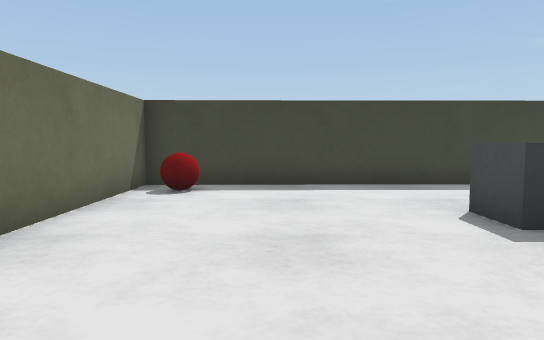
[1] (above)

21 first-person views from a walk through a world built for the Webots simulator. The camera is 0.05 m above the floor, tilts 4° down and sees 70° across. The floor is counted in squares, 0.05 m on a side. Each view is taken from the middle of a square. On the plan, view 1 faces up. The plan holds only what a view shows up to about 14 squares ahead; the rest is blank. Robots are left out. Simple shapes and patterns stand in for the simulator's stock objects.

[2]
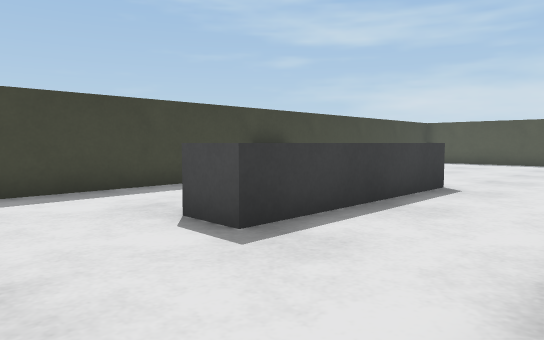

[3]
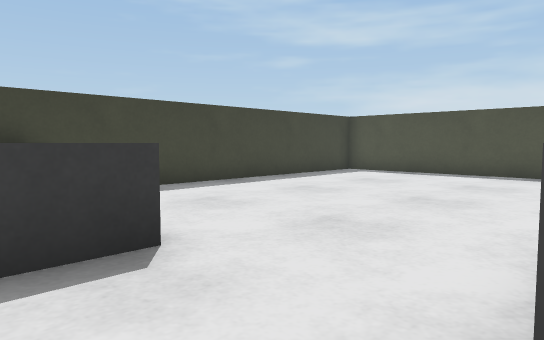

[4]
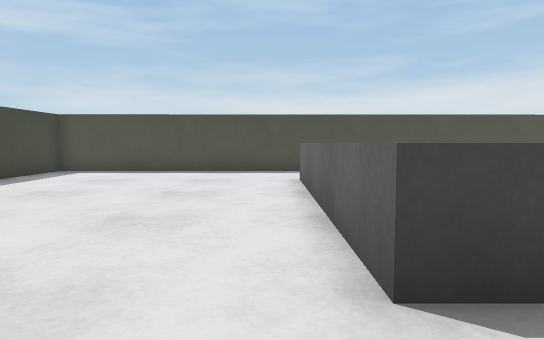

[5]
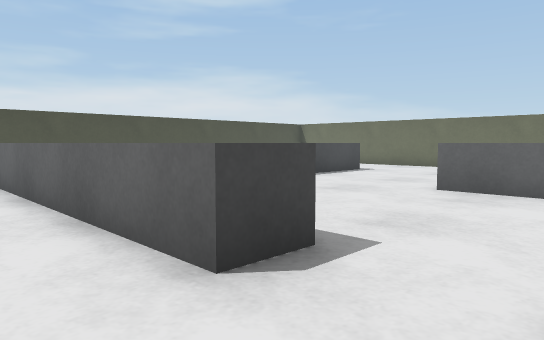

[6]
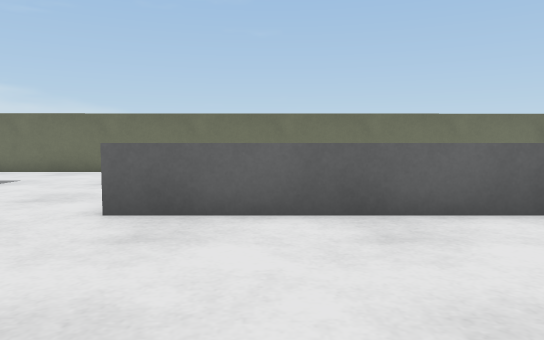

[7]
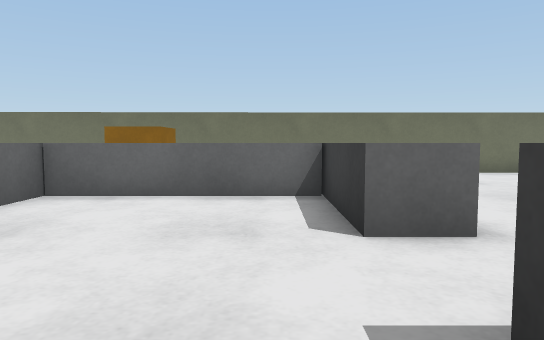

[8]
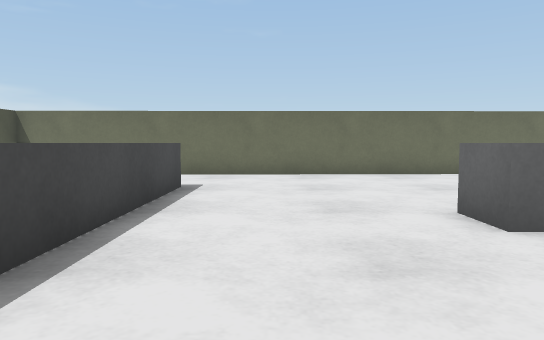

[9]
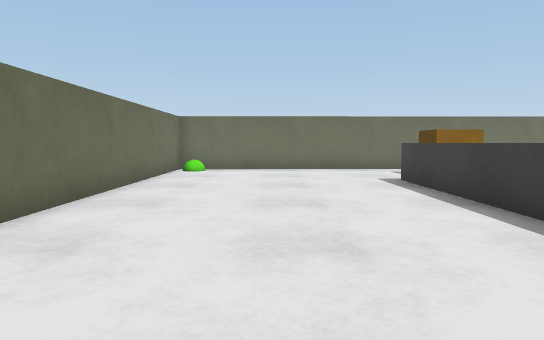

[10]
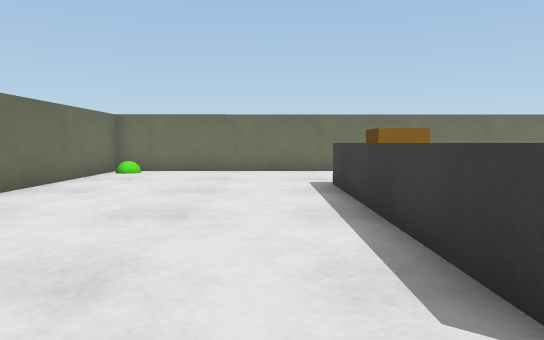

[11]
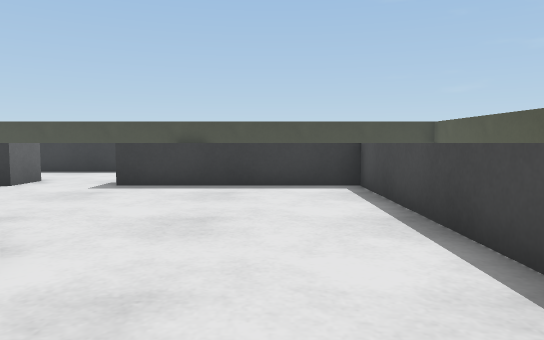

[12]
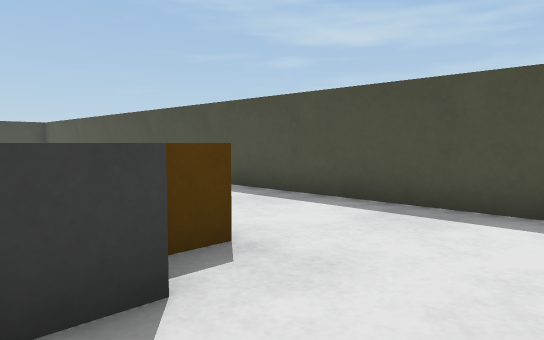

[13]
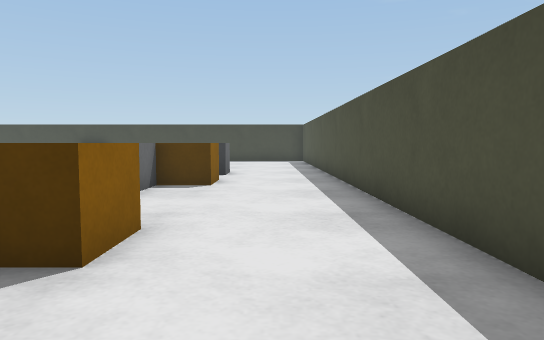

[14]
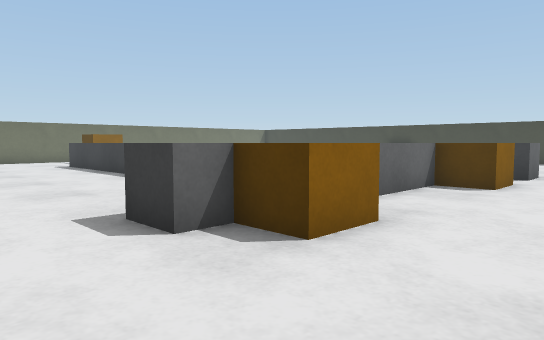

[15]
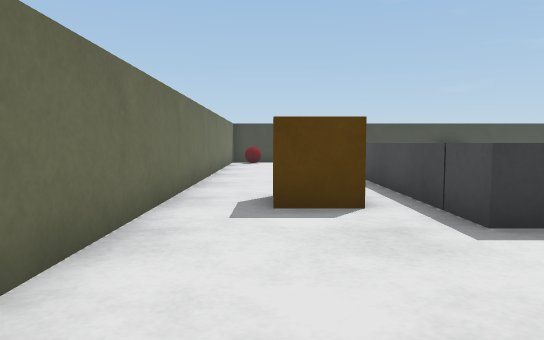

[16]
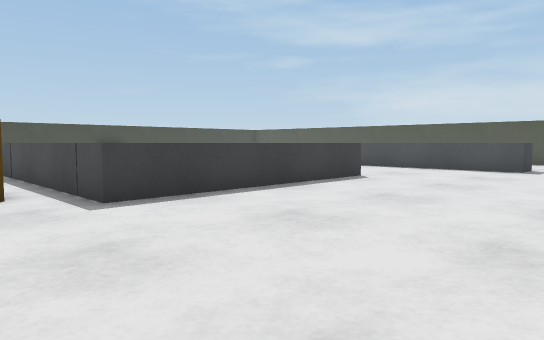

[17]
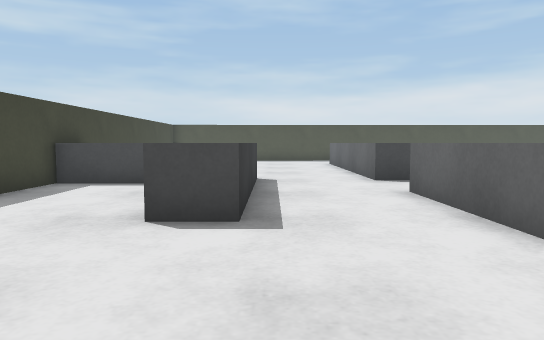

[18]
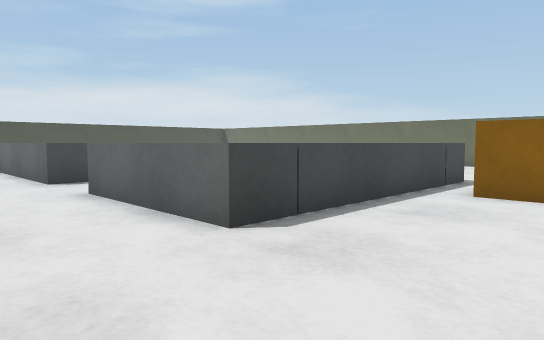

[19]
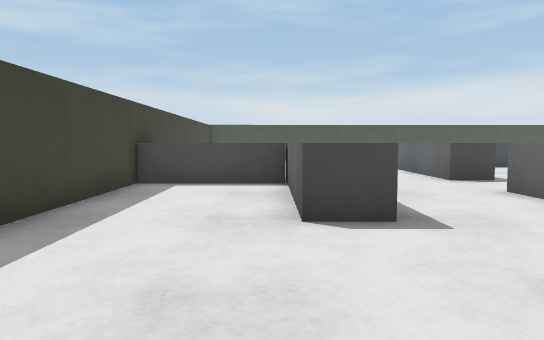

[20]
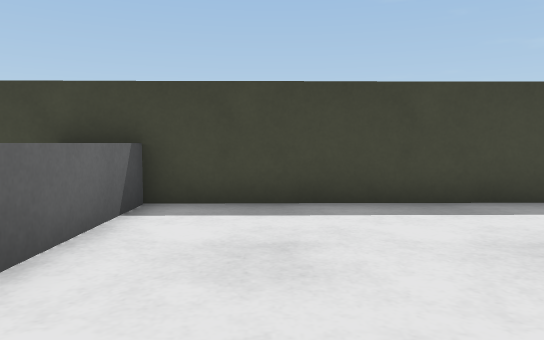

[21]
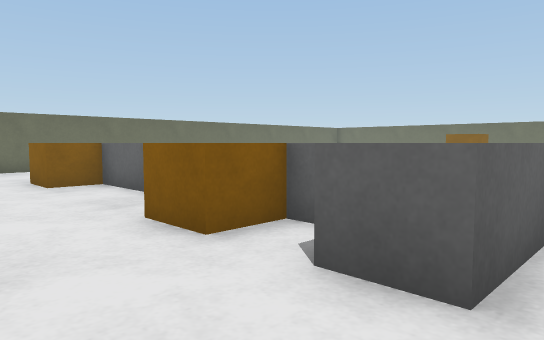

### Floor plan
Points are (right, up) in squares from view 1. A wall is a line through its corners. A room is listed if a view was taken in it or the views show most of it. See-through windows are left out.
Room 1 (views 1, 2, 3, 4, 5, 6, 7, 8, 9, 10, 11, 12, 13, 14, 15, 16, 17, 18, 19, 20, 21)
walls: (2.7, -5.3) (9.3, -5.3) (9.3, -6.5) (1.5, -6.5) (1.5, 1.2) (5.9, 1.2) (5.9, 0) (2.4, 0); (9, 4.4) (2.9, 4.4) (2.9, 5.6); (15.3, -8.9) (15.3, -9.8) (14.1, -9.8) (14.1, 0) (8.4, 0) (8.4, 1.2) (16.6, 1.2) (16.6, 0); (7.6, 9.3) (-3, 9.2) (-2.7, -13.5) (20, -13.2) (19.7, 9.5) (9.3, 9.4)
low walls: (2.7, 0) (2.7, -5.3); (15.3, -2.8) (15.3, -7.6); (15.3, -0.9) (15.3, -1.5); (16.6, 0) (16.1, 0); (2.9, 5.6) (7.2, 5.6)
objects: green ball (-2, -13); red ball (-2, 8); brown box (-1, -5) to (0, -4); grey box (8, 6) to (9, 9); brown box (16, -9) to (16, -8); brown box (16, -3) to (16, -2)

Positions as (right, up) in squares from view 1, and headings:
1: (0, 0), facing up
2: (0, 1), facing up-right
3: (7, 1), facing up-right
4: (6, 2), facing right
5: (6, 3), facing down-right
6: (7, 0), facing down
7: (10, -1), facing left
8: (12, -1), facing down
9: (12, -10), facing left
10: (11, -8), facing left
11: (12, -9), facing up
12: (14, -12), facing up-right
13: (18, -12), facing up
14: (19, -12), facing up-left
15: (-1, -11), facing up
16: (-1, -13), facing up-right
17: (-2, 4), facing right
18: (-2, 4), facing down-right
19: (-2, 6), facing right
20: (11, 3), facing up
21: (19, 2), facing down-left
